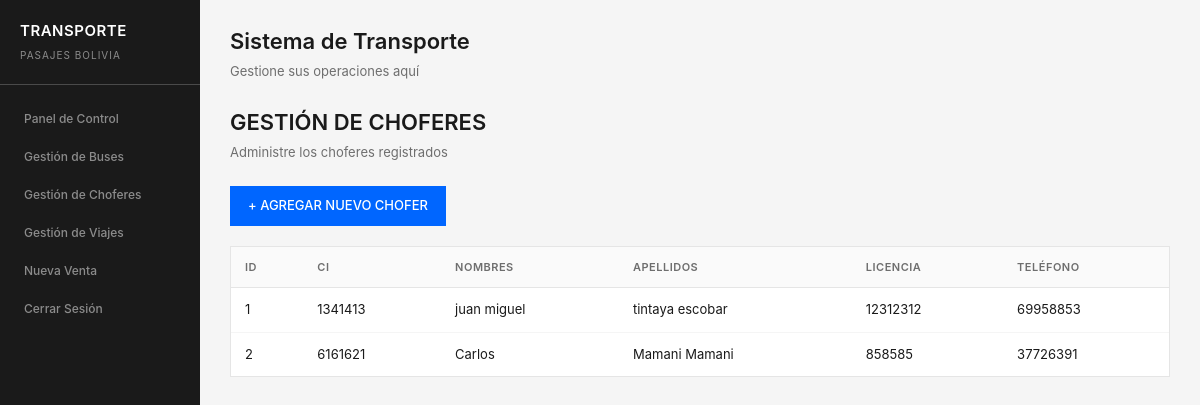
Screenshot of /choferes/ (signed in) with the database file from the repository.
### app/models/chofer.py (models this page shows)
class Chofer(db.Model):
    __tablename__ = 'choferes'
    id_chofer = db.Column(db.Integer, primary_key=True)
    ci = db.Column(db.String(15), unique=True, nullable=False)
    nombres = db.Column(db.String(100), nullable=False)
    apellidos = db.Column(db.String(100), nullable=False)
    licencia = db.Column(db.String(20), nullable=False)
    telefono = db.Column(db.String(20), nullable=True)
    id_bus = db.Column(db.Integer, db.ForeignKey('buses.id_bus'), nullable=True)

### app/routes/choferes.py (the view)
@bp.route('/')
def listar():
    choferes = chofer_service.obtener_choferes()
    return render_template('choferes/listar.html', choferes=choferes)

### app/services/chofer_service.py (called while the page is built)
def obtener_choferes():
    return Chofer.query.all()

### app/templates/choferes/listar.html
{% extends "base.html" %}
{% block content %}
<h1 class="page-title">GESTIÓN DE CHOFERES</h1>
<p class="page-subtitle">Administre los choferes registrados</p>
<a href="{{ url_for('choferes.crear') }}" class="btn btn-primary" style="width: auto; margin-bottom: 20px;">+ AGREGAR NUEVO CHOFER</a>
<div class="card">
    <table class="table">
        <thead>
            <tr>
                <th>ID</th>
                <th>CI</th>
                <th>NOMBRES</th>
                <th>APELLIDOS</th>
                <th>LICENCIA</th>
                <th>TELÉFONO</th>
            </tr>
        </thead>
        <tbody>
            {% for ch in choferes %}
            <tr>
                <td>{{ ch.id_chofer }}</td>
                <td>{{ ch.ci }}</td>
                <td>{{ ch.nombres }}</td>
                <td>{{ ch.apellidos }}</td>
                <td>{{ ch.licencia }}</td>
                <td>{{ ch.telefono or '-' }}</td>
            </tr>
            {% endfor %}
        </tbody>
    </table>
</div>
{% endblock %}

### app/static/css/style.css (style rules this page uses)
:root { --primary: #0066ff; --primary-dark: #0052cc; --primary-light: #3385ff; --success: #00a86b; --warning: #e6a700; --danger: #d93025; --dark: #1a1a1a; --dark-secondary: #333333; --gray-900: #1f1f1f; --gray-700: #4a4a4a; --gray-500: #6e6e6e; --gray-400: #8c8c8c; --gray-300: #c2c2c2; --gray-200: #e5e5e5; --gray-100: #f5f5f5; --gray-50: #fafafa; --white: #ffffff; }
* { box-sizing: border-box; margin: 0; padding: 0; }
body { font-family: -apple-system, BlinkMacSystemFont, 'Segoe UI', Roboto, sans-serif; background-color: var(--gray-100); color: var(--dark); font-size: 14px; line-height: 1.5; }
.btn { display: inline-flex; align-items: center; justify-content: center; padding: 10px 18px; font-size: 13px; font-weight: 500; cursor: pointer; border: none; text-decoration: none; transition: all 0.2s; }
.btn-primary { background: var(--primary); color: var(--white); }
.page-title { font-size: 22px; font-weight: 600; color: var(--dark); margin-bottom: 4px; }
.page-subtitle { font-size: 13px; color: var(--gray-500); margin-bottom: 24px; }
.card { background: var(--white); border: 1px solid var(--gray-200); margin-bottom: 20px; }
.table { width: 100%; border-collapse: collapse; }
.table th { padding: 12px 14px; text-align: left; font-size: 11px; font-weight: 600; color: var(--gray-500); text-transform: uppercase; letter-spacing: 0.5px; background: var(--gray-50); border-bottom: 1px solid var(--gray-200); }
.table td { padding: 12px 14px; border-bottom: 1px solid var(--gray-100); font-size: 13px; }
.table tr:last-child td { border-bottom: none; }

### rows the page displays
Chofer: id_chofer "1", ci "1341413", nombres "juan miguel", apellidos "tintaya escobar", licencia "12312312", telefono "69958853"
Chofer: id_chofer "2", ci "6161621", nombres "Carlos", apellidos "Mamani Mamani", licencia "858585", telefono "37726391"
